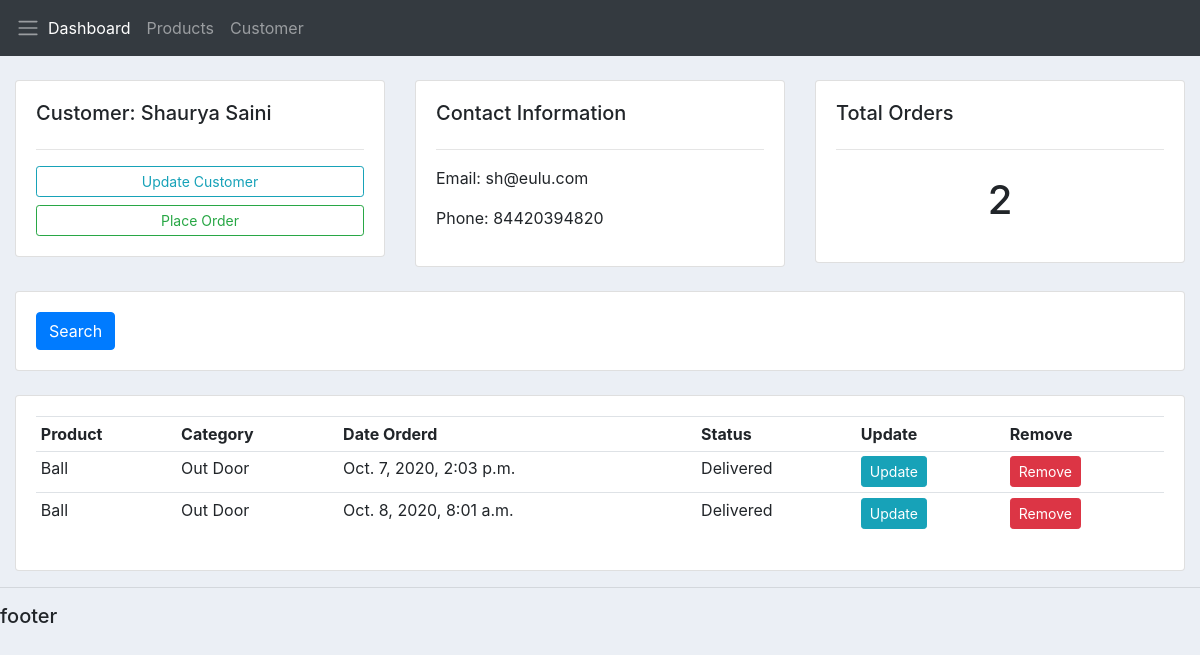
The app's page /customer/2/ with its own data.
### accounts/models.py (models this page shows, shortened)
class Customer(models.Model):
    name = models.CharField(max_length=200, null= True)
    phone = models.CharField(max_length=200, null= True)
    email = models.CharField(max_length=200, null= True)
    date_created = models.DateTimeField(auto_now_add = True, null= True)

class Order(models.Model):
    STATUS = (
        ('Pending', 'Pending'),
        ('Out for Delivery', 'Out for Delivery'),
        ('Delivered','Delivered'),
    )
    customer = models.ForeignKey(Customer, null = True, on_delete = models.SET_NULL)
    product = models.ForeignKey(Product, null = True, on_delete = models.SET_NULL)
    date_created = models.DateTimeField(auto_now_add = True, null= True)
    status = models.CharField(max_length=200, null=True, choices=STATUS)

class Product(models.Model):
    CATEGORY = (
        ('Indoor', 'Indoor'),
        ('Out Door', 'Out Door'),
    )
    name = models.CharField(max_length=200, null= True)
    price = models.FloatField(null= True)
    category = models.CharField(max_length=200, null= True, choices=CATEGORY)
    description = models.CharField(max_length=200, null= True, blank=True)
    date_created = models.DateTimeField(auto_now_add = True, null= True)
    tags = models.ManyToManyField(Tag)
    def __str__(self):
        return self.name

### accounts/views.py (the view)
# urls.py: path('customer/<str:pk_test>/', views.customer, name = 'customer'),
def customer(request, pk_test):
    customer = Customer.objects.get(id=pk_test)
    orders = customer.order_set.all()
    order_count = orders.count()
    context = {'customer':customer , 'orders':orders , 'order_count': order_count}
    return render(request , 'accounts/customer.html', context)

### accounts/templates/accounts/customer.html
{%  extends 'accounts/main.html' %}
{% block content %}
	<br>
<div class="row">
	<div class="col-md">
		<div class="card card-body">
			<h5>Customer: {{customer.name}}</h5>
			<hr>
			<a class="btn btn-outline-info  btn-sm btn-block" href="">Update Customer</a>
			<a class="btn btn-outline-success  btn-sm btn-block" href="{% url 'create_order' customer.id %}">Place Order</a>
		</div>
	</div>
	<div class="col-md">
		<div class="card card-body">
			<h5>Contact Information</h5>
			<hr>
			<p>Email: {{customer.email}} </p>
			<p>Phone: {{customer.phone}} </p>
		</div>
	</div>
	<div class="col-md">
		<div class="card card-body">
			<h5>Total Orders</h5>
			<hr>
			<h1 style="text-align: center;padding: 10px">{{order_count}}</h1>
		</div>
	</div>
</div>
<br>
<div class="row">
	<div class="col">
		<div class="card card-body">
			<form method="get">
		    <button class="btn btn-primary" type="submit">Search</button>
		  </form>
		</div>
	</div>
</div>
<br>
<div class="row">
	<div class="col-md">
		<div class="card card-body">
			<table class="table table-sm">
				<tr>
					<th>Product</th>
					<th>Category</th>
					<th>Date Orderd</th>
					<th>Status</th>
					<th>Update</th>
					<th>Remove</th>
				</tr>
				{% for order in orders %}
				<tr>
					<td>{{order.product}}</td>
					<td>{{order.product.category}}</td>
					<td>{{order.date_created}}</td>
					<td>{{order.status}}</td>
					<td><a class="btn btn-sm btn-info" href="{% url 'update_order' order.id %}">Update</a></td>
					<td><a class="btn btn-sm btn-danger" href="{% url 'delete_order' order.id %}">Remove</a></td>
				</tr>
				{% endfor %}
			</table>
		</div>
	</div>
</div>
{% endblock %}

### static/css/main.css (style rules this page uses)
body { background-color: #ebeff5; }

### records on screen
Customer: name "Shaurya Saini", email "sh@eulu.com", phone "84420394820"
Order: product "Ball", product.category "Out Door", date_created "Oct. 7, 2020, 2:03 p.m.", status "Delivered"
Order: product "Ball", product.category "Out Door", date_created "Oct. 8, 2020, 8:01 a.m.", status "Delivered"

### other values on screen
{{ order_count }} "2"
